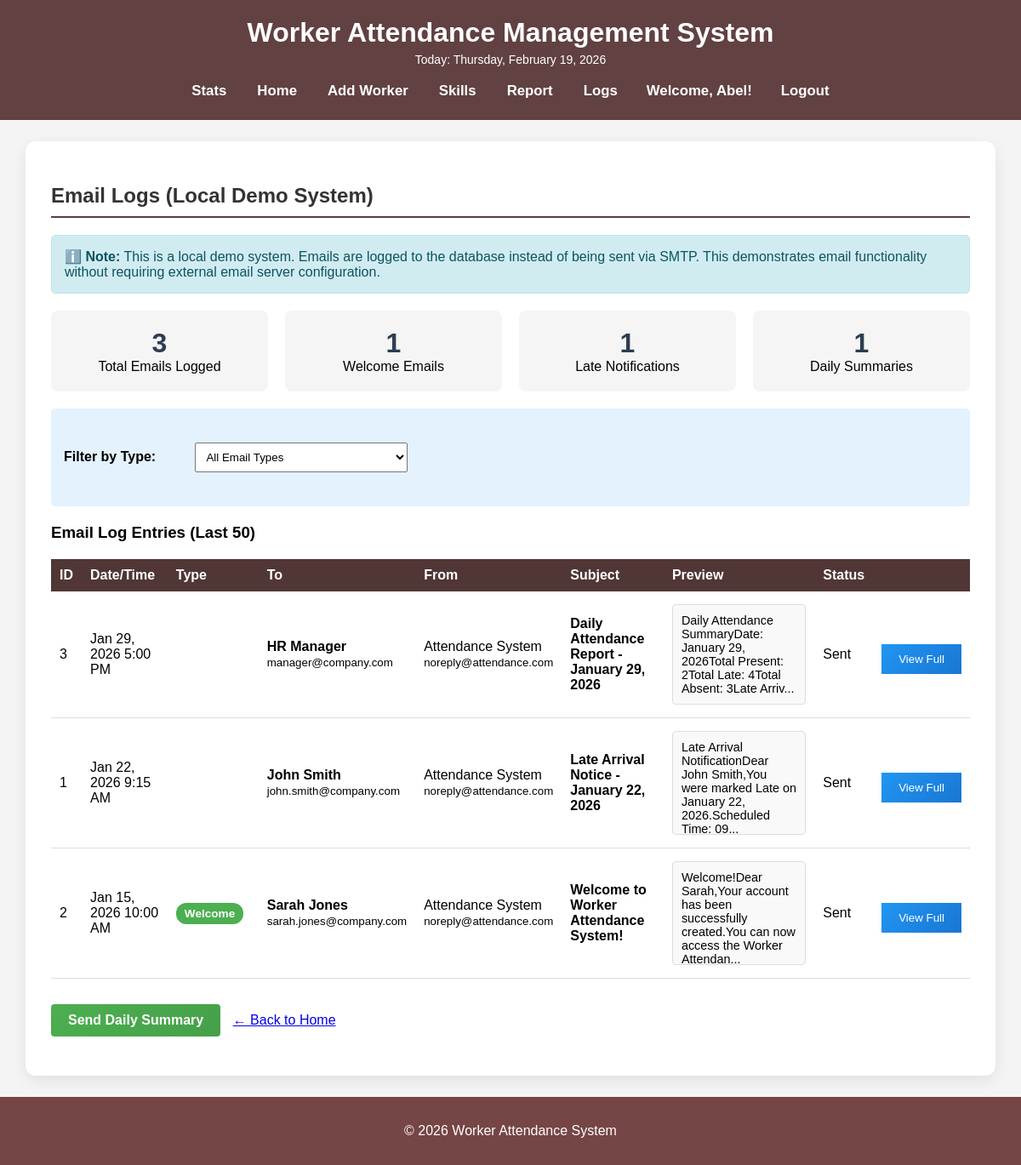
Screenshot of /view_email_logs.php (signed in) with the database file from the repository.
### tables this page shows
CREATE TABLE `email_logs` (
  `email_log_id` int(11) NOT NULL,
  `to_address` varchar(255) NOT NULL,
  `to_name` varchar(100) NOT NULL,
  `from_address` varchar(255) NOT NULL,
  `from_name` varchar(100) NOT NULL,
  `subject` varchar(255) NOT NULL,
  `body` text NOT NULL,
  `email_type` varchar(50) DEFAULT 'General',
  `sent_date` datetime DEFAULT current_timestamp(),
  `status` enum('Queued','Sent','Failed') DEFAULT 'Sent'
);

### view_email_logs.php (the view, shortened to what this page needs)
<?php
    require("database.php");
    $filter_type = filter_input(INPUT_GET, 'type');
    if ($filter_type && $filter_type != 'all') {
        $query = 'SELECT * FROM email_logs WHERE email_type = :type ORDER BY sent_date DESC LIMIT 50';
        $statement = $db->prepare($query);
        $statement->bindValue(':type', $filter_type);
    } else {
        $query = 'SELECT * FROM email_logs ORDER BY sent_date DESC LIMIT 50';
        $statement = $db->prepare($query);
    }
    $statement->execute();
    $email_logs = $statement->fetchAll();
    $queryStats = 'SELECT
                    COUNT(*) as total_emails,
                    SUM(CASE WHEN email_type = "Welcome" THEN 1 ELSE 0 END) as welcome_count,
                    SUM(CASE WHEN email_type = "Late Notification" THEN 1 ELSE 0 END) as late_count,
                    SUM(CASE WHEN email_type = "Daily Summary" THEN 1 ELSE 0 END) as summary_count
                   FROM email_logs';
    $statement = $db->prepare($queryStats);
    $statement->execute();
    $stats = $statement->fetch();
?>
<!DOCTYPE html>
<html>
<head>
    <link rel="stylesheet" type="text/css" href="css/styles.css?v=1.0" />
</head>
<body>
    <?php include("header.php"); ?>
    <main>
        <h2>Email Logs (Local Demo System)</h2>
        <p class="alert alert-info">
            <strong>ℹ️ Note:</strong> This is a local demo system. Emails are logged to the database instead of being sent via SMTP.
            This demonstrates email functionality without requiring external email server configuration.
        </p>
        <div class="email-stats-container">
            <div class="email-stat-card">
                <div class="email-stat-number"><?php echo $stats['total_emails']; ?></div>
                <div>Total Emails Logged</div>
            </div>
            <div class="email-stat-card">
                <div class="email-stat-number"><?php echo $stats['welcome_count']; ?></div>
                <div>Welcome Emails</div>
            </div>
            <div class="email-stat-card">
                <div class="email-stat-number"><?php echo $stats['late_count']; ?></div>
                <div>Late Notifications</div>
            </div>
            <div class="email-stat-card">
                <div class="email-stat-number"><?php echo $stats['summary_count']; ?></div>
                <div>Daily Summaries</div>
            </div>
        </div>
        <div class="filter-section">
            <form method="get" action="view_email_logs.php">
                <label><strong>Filter by Type:</strong></label>
                <select name="type" onchange="this.form.submit()">
                    <option value="all" <?php if (!$filter_type || $filter_type == 'all') echo 'selected'; ?>>All Email Types</option>
                </select>
            </form>
        </div>
        <h3>Email Log Entries (Last 50)</h3>
        <?php if (count($email_logs) > 0): ?>
            <table>
                <tr>
                    <th>ID</th>
                    <th>Date/Time</th>
                    <th>Type</th>
                    <th>To</th>
                    <th>From</th>
                    <th>Subject</th>
                    <th>Preview</th>
                    <th>Status</th>
                    <th>&nbsp;</th>
                </tr>
                <?php foreach ($email_logs as $log):
                    $typeClass = 'type-' . strtolower(str_replace(' ', '-', $log['email_type']));
                ?>
                    <tr>
                        <td><?php echo $log['email_log_id']; ?></td>
                        <td><?php echo date('M j, Y g:i A', strtotime($log['sent_date'])); ?></td>
                        <td>
                            <span class="email-type-badge <?php echo $typeClass; ?>">
                                <?php echo htmlspecialchars($log['email_type']); ?>
                            </span>
                        </td>
                        <td>
                            <strong><?php echo htmlspecialchars($log['to_name']); ?></strong><br>
                            <small><?php echo htmlspecialchars($log['to_address']); ?></small>
                        </td>
                        <td>
                            <?php echo htmlspecialchars($log['from_name']); ?><br>
                            <small><?php echo htmlspecialchars($log['from_address']); ?></small>
                        </td>
                        <td><strong><?php echo htmlspecialchars($log['subject']); ?></strong></td>
                        <td>
                            <div class="email-preview">
                                <?php echo substr(strip_tags($log['body']), 0, 100) . '...'; ?>
                            </div>
                        </td>
                        <td><?php echo htmlspecialchars($log['status']); ?></td>
                        <td>
                            <form action="view_email_preview.php" method="post" class="inline-form">
                                <input type="submit" value="View Full" class="btn-primary" />
                            </form>
                        </td>
                    </tr>
                <?php endforeach; ?>
            </table>
        <?php else: ?>
            <p class="alert alert-danger">
                No email logs found.
            </p>
        <?php endif; ?>
        <p class="mt-30">
            <a href="send_daily_summary_form.php" class="btn-link btn-success">Send Daily Summary</a>
            <a href="index.php" class="ml-10">← Back to Home</a>
        </p>
    </main>
    <?php include("footer.php"); ?>
</body>
</html>

### css/styles.css (style rules this page uses)
body { font-family: Arial, sans-serif; background-color: #f4f4f4; margin: 0; padding: 0; }
main { background-color: white; padding: 30px; margin: 25px auto; width: 90%; max-width: 1200px; border-radius: 12px; box-shadow: 0 6px 18px rgba(0, 0, 0, 0.08); }
h2 { color: #333; border-bottom: 2px solid #5d3f3f; padding-bottom: 10px; margin-top: 20px; }
form { margin: 20px 0; }
label { display: inline-block; width: 150px; margin: 10px 0; }
input[type="text"], input[type="time"], select { padding: 8px; width: 250px; margin: 5px 0; }
input[type="submit"] { background-color: #333; color: white; padding: 10px 20px; border: none; cursor: pointer; margin-top: 10px; }
table { width: 100%; border-collapse: collapse; margin: 20px 0; }
th { background-color: #513636; color: white; padding: 10px; text-align: left; }
td { padding: 10px; border-bottom: 1px solid #ddd; }
.btn-success { background: linear-gradient(135deg, #4CAF50 0%, #45a049 100%); }
.btn-primary { background: linear-gradient(135deg, #2196F3 0%, #1976D2 100%); }
.email-preview { background-color: #f9f9f9; border: 1px solid #ddd; padding: 10px; margin: 5px 0; border-radius: 4px; max-height: 100px; overflow: hidden; font-size: 0.9em; }
.email-type-badge { padding: 5px 10px; border-radius: 12px; font-size: 0.85em; font-weight: bold; color: white; }
.type-welcome { background-color: #4CAF50; }
.email-stats-container { display: flex; gap: 20px; margin: 20px 0; flex-wrap: wrap; }
.email-stat-card { flex: 1; min-width: 200px; padding: 20px; background-color: #f5f5f5; border-radius: 8px; text-align: center; }
.email-stat-number { font-size: 2em; font-weight: bold; color: #2C3E50; }
.filter-section { margin: 20px 0; padding: 15px; background-color: #e3f2fd; border-radius: 5px; }
.alert-info { padding: 15px; background-color: #d1ecf1; border: 1px solid #bee5eb; border-radius: 5px; color: #0c5460; margin: 20px 0; }
.btn-link { display: inline-block; padding: 10px 20px; text-decoration: none; border-radius: 4px; color: #ffffff; font-weight: 600; transition: transform 0.2s ease, box-shadow 0.2s ease; }
.btn-link.btn-success { background-color: #4CAF50; }
.mt-30 { margin-top: 30px; }
.ml-10 { margin-left: 10px; }
.inline-form { display: inline; }
.email-stat-number { font-size: 2em; font-weight: bold; }

### rows the page displays
email_logs: email_log_id "3", sent_date "Jan 29, 2026 5:00 PM", to_name "HR Manager", to_address "manager@company.com", from_name "Attendance System", from_address "noreply@attendance.com", subject "Daily Attendance Report - January 29, 2026", body "Daily Attendance SummaryDate: January 29, 2026Total Present: 2Total Late: 4Total Absent: 3Late Arriv", status "Sent"
email_logs: email_log_id "1", sent_date "Jan 22, 2026 9:15 AM", to_name "John Smith", to_address "john.smith@company.com", from_name "Attendance System", from_address "noreply@attendance.com", subject "Late Arrival Notice - January 22, 2026", body "Late Arrival NotificationDear John Smith,You were marked Late on January 22, 2026.Scheduled Time: 09", status "Sent"
email_logs: email_log_id "2", sent_date "Jan 15, 2026 10:00 AM", email_type "Welcome", to_name "Sarah Jones", to_address "sarah.jones@company.com", from_name "Attendance System", from_address "noreply@attendance.com", subject "Welcome to Worker Attendance System!", body "Welcome!Dear Sarah,Your account has been successfully created.You can now access the Worker Attendan", status "Sent"

### other values shown
$_SESSION['userName'] "Abel"
$stats['total_emails'] "3"
$stats['welcome_count'] "1"
$stats['late_count'] "1"
$stats['summary_count'] "1"
